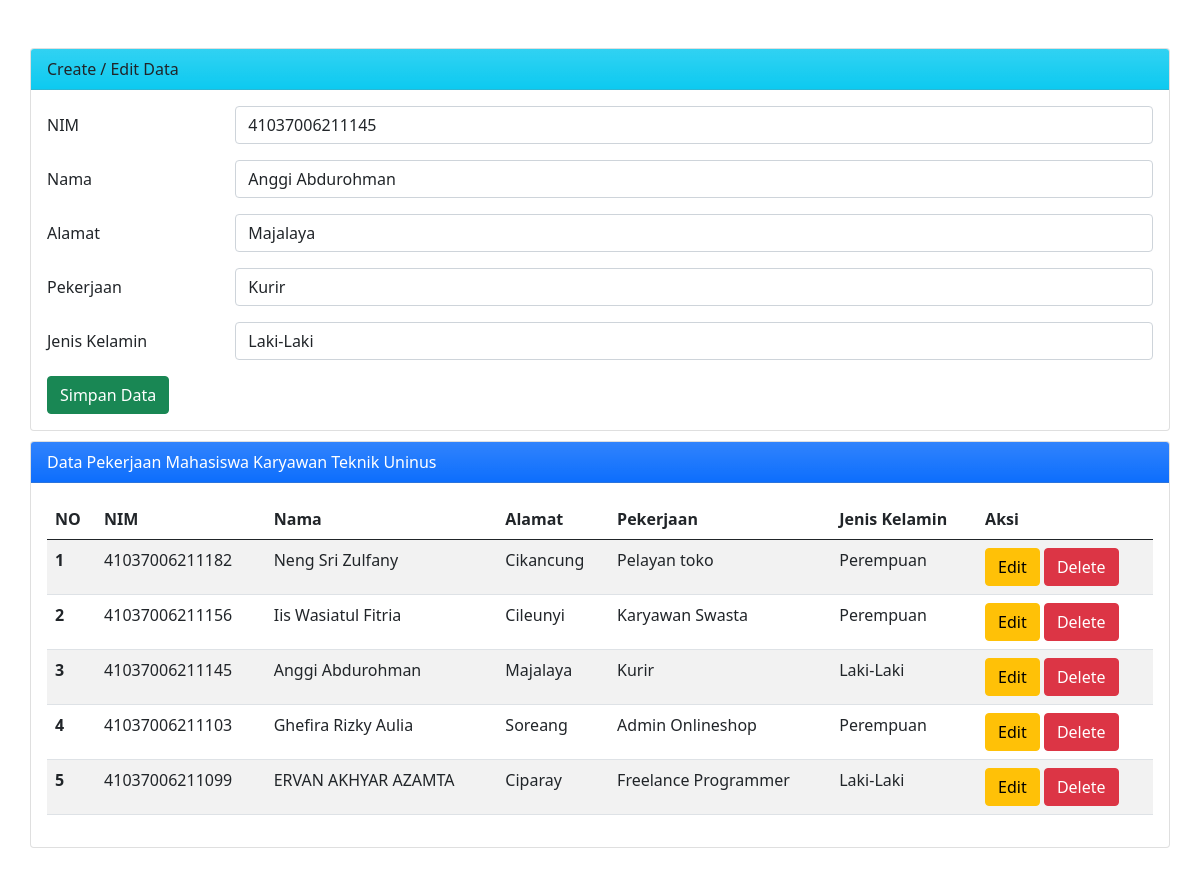
/index.php?op=edit&id=8, run on the app's committed database.
### tables this page shows
CREATE TABLE `mahasiswa` (
  `id` int(11) NOT NULL,
  `nim` varchar(25) NOT NULL,
  `nama` varchar(25) NOT NULL,
  `alamat` varchar(25) NOT NULL,
  `pekerjaan` varchar(30) NOT NULL,
  `jenis_kelamin` varchar(25) NOT NULL
);

### index.php (the view, shortened to what this page needs)
<?php
$host       = "localhost";
$user       = "root";
$pass       = "";
$db         = "db_mahasiswa";
$koneksi    = mysqli_connect($host, $user, $pass, $db);
$nim        = "";
$nama       = "";
$alamat     = "";
$pekerjaan     = "";
$jenis_kelamin  = "";
if (isset($_GET['op'])) {
    $op = $_GET['op'];
} else {
    $op = "";
}
if ($op == 'edit') {
    $id         = $_GET['id'];
    $sql1       = "select * from mahasiswa where id = '$id'";
    $q1         = mysqli_query($koneksi, $sql1);
    $r1         = mysqli_fetch_array($q1);
    $nim        = $r1['nim'];
    $nama       = $r1['nama'];
    $alamat     = $r1['alamat'];
    $pekerjaan     = $r1['pekerjaan'];
    $jenis_kelamin  = $r1['jenis_kelamin'];
}
?>
<!DOCTYPE html>
<html lang="en">
<head>
    <link href="https://cdn.jsdelivr.net/npm/bootstrap@5.0.0-beta2/dist/css/bootstrap.min.css" rel="stylesheet">
</head>
<body>
    <div class="mx-auto m-5">
        <div class="card">
            <div class="card-header bg-info bg-gradient ">
                Create / Edit Data
            </div>
            <div class="card-body">
                <form action="" method="POST">
                    <div class="mb-3 row">
                        <label for="nim" class="col-sm-2 col-form-label">NIM</label>
                        <div class="col-sm-10">
                            <input type="text" class="form-control" id="nim" name="nim" value="<?php echo $nim ?>">
                        </div>
                    </div>
                    <div class="mb-3 row">
                        <label for="nama" class="col-sm-2 col-form-label">Nama</label>
                        <div class="col-sm-10">
                            <input type="text" class="form-control" id="nama" name="nama" value="<?php echo $nama ?>">
                        </div>
                    </div>
                    <div class="mb-3 row">
                        <label for="alamat" class="col-sm-2 col-form-label">Alamat</label>
                        <div class="col-sm-10">
                            <input type="text" class="form-control" id="alamat" name="alamat" value="<?php echo $alamat ?>">
                        </div>
                    </div>
                    <div class="mb-3 row">
                        <label for="pekerjaan" class="col-sm-2 col-form-label">Pekerjaan</label>
                        <div class="col-sm-10">
                            <input type="text" class="form-control" id="pekerjaan" name="pekerjaan" value="<?php echo $pekerjaan ?>">
                        </div>
                    </div>
                    <div class="mb-3 row">
                        <label for="jenis_kelamin" class="col-sm-2 col-form-label">Jenis Kelamin</label>
                        <div class="col-sm-10">
                            <select class="form-control" name="jenis_kelamin" id="jenis_kelamin">
                                <option value="Laki-Laki" <?php if ($jenis_kelamin== "Laki-Laki") echo "selected" ?>>Laki-Laki</option>
                            </select>
                        </div>
                    </div>
                    <div class="col-12">
                        <input type="submit" name="simpan" value="Simpan Data" class="btn btn-success" />
                    </div>
                </form>
            </div>
        </div>
        <div class="card">
            <div class="card-header text-white bg-gradient bg-primary">
            Data Pekerjaan Mahasiswa Karyawan Teknik Uninus
            </div>
            <div class="card-body">
                <table class="table table-striped table-hover">
                    <thead>
                        <tr>
                            <th scope="col">NO</th>
                            <th scope="col">NIM</th>
                            <th scope="col">Nama</th>
                            <th scope="col">Alamat</th>
                            <th scope="col">Pekerjaan</th>
                            <th scope="col">Jenis Kelamin</th>
                            <th scope="col">Aksi</th>
                        </tr>
                    </thead>
                    <tbody>
                        <?php
                        $sql2   = "select * from mahasiswa order by id desc";
                        $q2     = mysqli_query($koneksi, $sql2);
                        $urut   = 1;
                        while ($r2 = mysqli_fetch_array($q2)) {
                            $id         = $r2['id'];
                            $nim        = $r2['nim'];
                            $nama       = $r2['nama'];
                            $alamat     = $r2['alamat'];
                            $pekerjaan     = $r2['pekerjaan'];
                            $jenis_kelamin  = $r2['jenis_kelamin'];
                        ?>
                            <tr>
                                <th scope="row"><?php echo $urut++ ?></th>
                                <td scope="row"><?php echo $nim ?></td>
                                <td scope="row"><?php echo $nama ?></td>
                                <td scope="row"><?php echo $alamat ?></td>
                                <td scope="row"><?php echo $pekerjaan ?></td>
                                <td scope="row"><?php echo $jenis_kelamin?></td>
                                <td scope="row">
                                    <a href="index.php?op=edit&id=<?php echo $id ?>"><button type="button" class="btn btn-warning">Edit</button></a>
                                    <a href="index.php?op=delete&id=<?php echo $id?>" onclick="return confirm('Yakin mau delete data?')"><button type="button" class="btn btn-danger">Delete</button></a>
                                </td>
                            </tr>
                        <?php
                        }
                        ?>
                    </tbody>
                </table>
            </div>
        </div>
    </div>
</body>
</html>

### index.php (style rules this page uses)
.mx-auto { width: 95vw; }
.card { margin-top: 10px; }

### data on the page
mahasiswa: nim "41037006211145", nama "Anggi Abdurohman", alamat "Majalaya", pekerjaan "Kurir", jenis_kelamin "Laki-Laki"
mahasiswa: nim "41037006211182", nama "Neng Sri Zulfany", alamat "Cikancung", pekerjaan "Pelayan toko", jenis_kelamin "Perempuan"
mahasiswa: nim "41037006211156", nama "Iis Wasiatul Fitria", alamat "Cileunyi", pekerjaan "Karyawan Swasta", jenis_kelamin "Perempuan"
mahasiswa: nim "41037006211103", nama "Ghefira Rizky Aulia", alamat "Soreang", pekerjaan "Admin Onlineshop", jenis_kelamin "Perempuan"
mahasiswa: nim "41037006211099", nama "ERVAN AKHYAR AZAMTA", alamat "Ciparay", pekerjaan "Freelance Programmer", jenis_kelamin "Laki-Laki"
